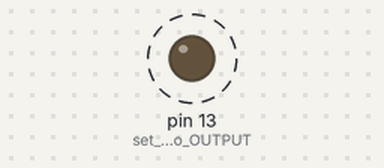
Bench run of a sketch on a simulated Arduino Mega 2560, built with avr-gcc and run on an emulated ATmega2560. Shown: output pins drawn as LEDs (lit = HIGH). Dashed ring = blinking. What the sketch prints to the serial monitor is not drawn.

Above: at 5.2 s.
Timing chart, 0 to 8.0 s (numbered marks = the images above):
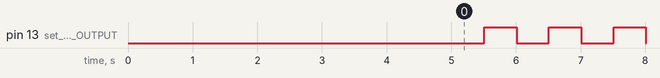

Measured:
- by itself, pin 13 (set_LED_pin_to_OUTPUT): alternates HIGH for 0.50 s and LOW for 0.50 s, 9 changes in all, then stays HIGH

The sketch:

blink_print.ino
```cpp
/*
 * timer_blink_print
 *
 * Blinks the built-in LED every half second, and prints a messages every
 * second using the arduino-timer library.
 *
 * Adding more calls to the library.
 */

#include <arduino-timer.h>

auto timer = timer_create_default(); // create a timer with default settings

bool toggle_led(void *) {
  digitalWrite(LED_BUILTIN, !digitalRead(LED_BUILTIN)); // toggle the LED
  return true; // repeat? true
}

bool cancel_tasks(void *) {
  Serial.print("cancel tasks: Called at: ");
  Serial.println(millis());
  timer.cancel();
  no_of_tasks();
  return false;
}

bool print_message(void *) {
  Serial.print("print_message: Called at: ");
  Serial.println(millis());
  return true; // repeat? true
}

void no_of_tasks() {
  Serial.print("The number of tasks is ");
  Serial.println(timer.size());
  if(timer.empty()) Serial.println("The timer is empty");
}

//
// A function to print information about the file being compiled.
//
void printVersionInfo(void) {
  Serial.println(__FILE__);
  Serial.print("Compiled on ");
  Serial.print(__DATE__);
  Serial.print(" at ");
  Serial.print(__TIME__);
  Serial.print(" with IDE version ");
  Serial.println(ARDUINO);
}

void setup() {
  Serial.begin(115200);
  delay(5000);
  Serial.println("Blink and print tests of arduino-timer");
#ifdef ARDUINO_ARCH_RP2040
    Serial.println("Running tests on a Pico");
#endif
#ifdef __AVR_ATmega2560__
    Serial.println("Running tests on a MEGA 2560");
#endif
#ifdef ARDUINO_MINIMA
    Serial.println("\nArduino R4 Minima");
#endif
#ifdef ARDUINO_UNOR4_WIFI
    Serial.println("\nArduino R4 Wifi");
#endif
  pinMode(LED_BUILTIN, OUTPUT); // set LED pin to OUTPUT
  printVersionInfo();
  Serial.print("C++ version is ");
  Serial.println(__cplusplus);

  // call the toggle_led function every 500 millis (half second)
  timer.every(500, toggle_led);

  // call the print_message function every 1000 millis (1 second)
  timer.every(1000, print_message);

  timer.at(10000,cancel_tasks);

  no_of_tasks();
}

void loop() {
  timer.tick(); // tick the timer
}
```
